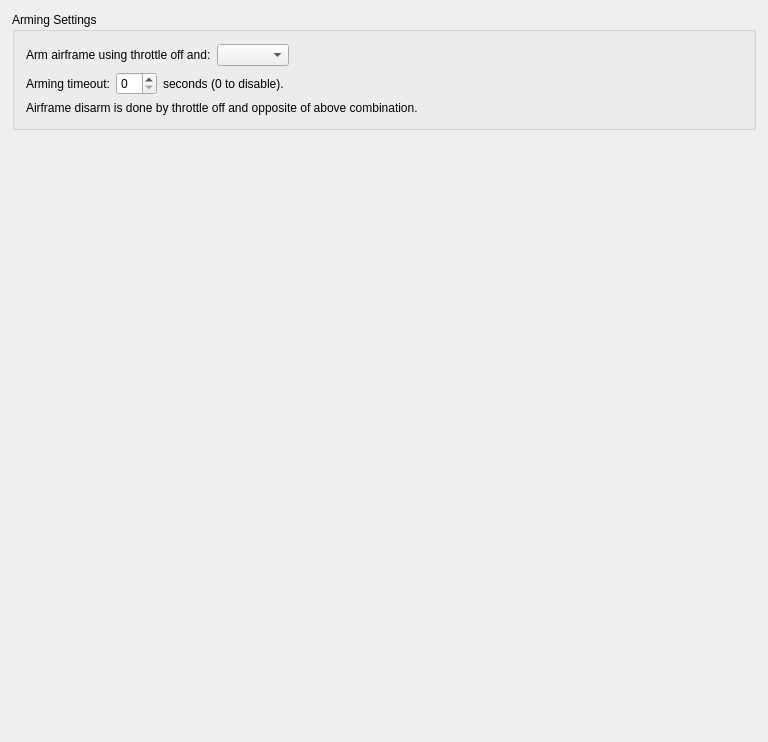
         <widget class="QWidget" name="scrollAreaWidgetContents_2">
          <property name="geometry">
           <rect>
            <x>0</x>
            <y>0</y>
            <width>768</width>
            <height>742</height>
           </rect>
          </property>
          <layout class="QVBoxLayout" name="verticalLayout_2">
           <property name="leftMargin">
            <number>12</number>
           </property>
           <property name="topMargin">
            <number>12</number>
           </property>
           <property name="rightMargin">
            <number>12</number>
           </property>
           <property name="bottomMargin">
            <number>12</number>
           </property>
           <item>
            <widget class="QGroupBox" name="groupBox_6">
             <property name="title">
              <string>Arming Settings</string>
             </property>
             <layout class="QVBoxLayout" name="verticalLayout_7">
              <property name="leftMargin">
               <number>11</number>
              </property>
              <property name="topMargin">
               <number>12</number>
              </property>
              <property name="rightMargin">
               <number>12</number>
              </property>
              <property name="bottomMargin">
               <number>12</number>
              </property>
              <item>
               <layout class="QHBoxLayout" name="horizontalLayout">
                <item>
                 <widget class="QLabel" name="label_17">
                  <property name="font">
                   <font>
                    <weight>50</weight>
                    <bold>false</bold>
                   </font>
                  </property>
                  <property name="text">
                   <string>Arm airframe using throttle off and:</string>
                  </property>
                 </widget>
                </item>
                <item>
                 <widget class="QComboBox" name="armControl">
                  <property name="focusPolicy">
                   <enum>Qt::StrongFocus</enum>
                  </property>
                  <property name="toolTip">
                   <string>Indicate the control used for arming the airframe, in addition to setting the throttle to its minimum position. In other terms &quot;Throttle Off&quot;.</string>
                  </property>
                 </widget>
                </item>
                <item>
                 <spacer name="horizontalSpacer">
                  <property name="orientation">
                   <enum>Qt::Horizontal</enum>
                  </property>
                  <property name="sizeHint" stdset="0">
                   <size>
                    <width>40</width>
                    <height>20</height>
                   </size>
                  </property>
                 </spacer>
                </item>
               </layout>
              </item>
              <item>
               <layout class="QHBoxLayout" name="horizontalLayout_2">
                <item>
                 <widget class="QLabel" name="label_18">
                  <property name="text">
                   <string>Arming timeout:</string>
                  </property>
                 </widget>
                </item>
                <item>
                 <widget class="QSpinBox" name="armTimeout">
                  <property name="focusPolicy">
                   <enum>Qt::StrongFocus</enum>
                  </property>
                  <property name="toolTip">
                   <string>After the time indicated here, the frame go back to disarmed state.
Set to 0 to disable (recommended for soaring fixed wings).</string>
                  </property>
                  <property name="maximum">
                   <number>64</number>
                  </property>
                 </widget>
                </item>
                <item>
                 <widget class="QLabel" name="label_19">
                  <property name="text">
                   <string>seconds (0 to disable).</string>
                  </property>
                 </widget>
                </item>
                <item>
                 <spacer name="horizontalSpacer_2">
                  <property name="orientation">
                   <enum>Qt::Horizontal</enum>
                  </property>
                  <property name="sizeHint" stdset="0">
                   <size>
                    <width>40</width>
                    <height>20</height>
                   </size>
                  </property>
                 </spacer>
                </item>
               </layout>
              </item>
              <item>
               <widget class="QLabel" name="label_3">
                <property name="text">
                 <string>Airframe disarm is done by throttle off and opposite of above combination.</string>
                </property>
               </widget>
              </item>
             </layout>
            </widget>
           </item>
           <item>
            <spacer name="verticalSpacer">
             <property name="orientation">
              <enum>Qt::Vertical</enum>
             </property>
             <property name="sizeHint" stdset="0">
              <size>
               <width>20</width>
               <height>467</height>
              </size>
             </property>
            </spacer>
           </item>
          </layout>
         </widget>
